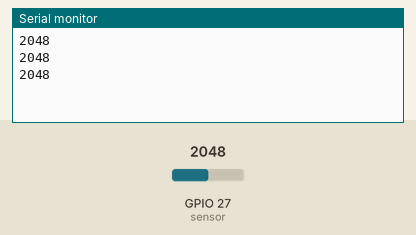
Bench run of a sketch on a simulated ESP32. On the bench: the last lines printed to the serial monitor. Inputs (shaded band) come from the test bench; at power-on: GPIO 27 (sensor) = 2048.

Above: at 1.3 s.
1.4 s: GPIO 27 (sensor) set to 2866
At 1.9 s:
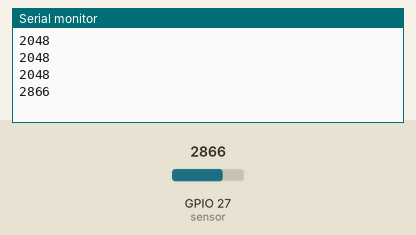
2.9 s: GPIO 27 (sensor) set to 3603
At 3.4 s:
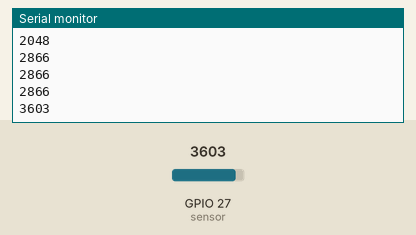
Timing chart, 0 to 5.9 s (numbered marks = the images above; inputs shaded):
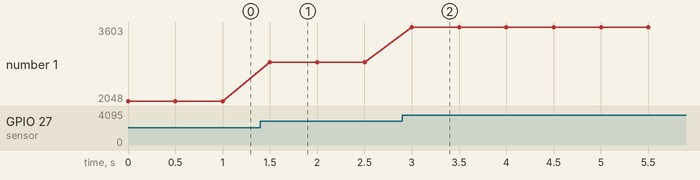

Measured:
- after the input at 1.4 s, the serial monitor: prints a new line after 0.10 s (image 1)
- after the input at 2.9 s, the serial monitor: prints a new line after 0.10 s (image 2)
- plotted number 1: 2048 → 2866 after the input at 1.4 s, 2866 → 3603 after the input at 2.9 s

The sketch:

adc-light-sensor.ino
```cpp
int light_sensor = 0;

void setup()
{
  // Konfigurasi komunikasi serial
  Serial.begin(9600);
}

void loop()
{
  // Print nilai LDR ke serial monitor setiap 0.5 detik
  light_sensor = analogRead(27); // Nilai sensor LDR
  Serial.println(light_sensor);
  delay(500);
}
```
